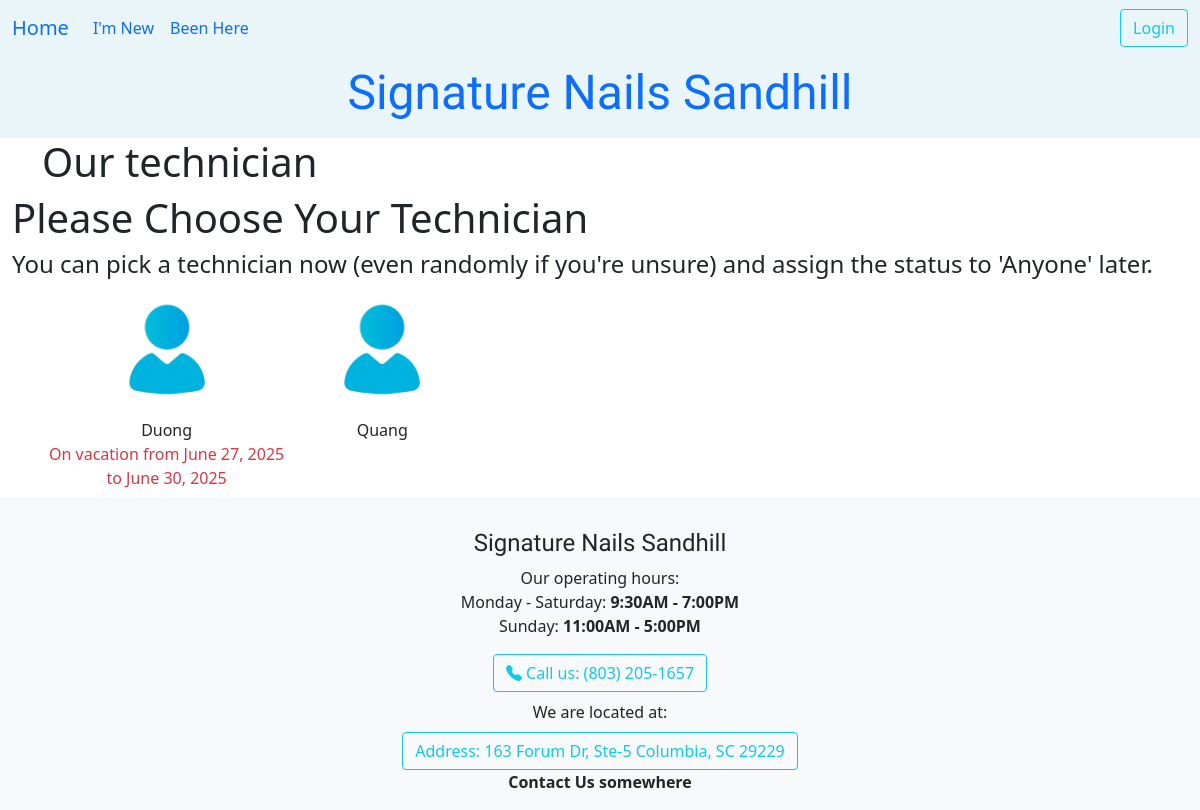
/dathen/first_step/, run on the app's committed database.
### ledger/models.py (models this page shows, shortened)
class Technician(models.Model):
    name = models.CharField(max_length=25)
    phone = PhoneNumberField()
    email = models.EmailField(max_length=40, null=True, blank=True)
    owner = models.ForeignKey(settings.AUTH_USER_MODEL, on_delete=models.DO_NOTHING)
    start_work_at = models.TimeField()
    end_work = models.TimeField()
    isWork = models.BooleanField(default=False)
    picture = models.ImageField(upload_to='tech_pictures/', null=True, editable=True)
    services = models.ManyToManyField("Service", blank=True, related_name="tech")
    time_come_in = models.DateTimeField(null=True)
    work_days = models.CharField(max_length=7, default="1111110", help_text="MTWTFSS: 1 for work, 0 for off")
    vacation_start = models.DateField(null=True, blank=True, help_text="Start vacation")
    vacation_end = models.DateField(null=True, blank=True, help_text="End vacation, back work!")
    date_go_work = models.DateField(null=True, blank=True)
    history = HistoricalRecords()
    hire_date = models.DateField(auto_now_add=True, help_text="Date when the technician was hired")
    experience = models.PositiveIntegerField(default=0, help_text="Years of experience in the field")
    bio = models.TextField(max_length=500, null=True, blank=True, help_text="Short bio about the technician")
    view_count = models.IntegerField(default=0)
    def still_vacation(self):
        if self.vacation_end:
            return self.vacation_end > timezone.now().date()
        return False
    class Meta:
        unique_together = ('name','phone',)
        ordering = ['name']
    def get_absolute_url(self):
        return reverse("datHen:technician_detail", kwargs={"pk": self.pk})

### datHen/views.py (the view)
# urls.py: path('first_step/', views.FirstStep.as_view(), name='first_step' ),
class FirstStep(View):
    template = 'datHen/first_step.html'
    def get(self,request):
        tech = Technician.objects.exclude(name="anyOne")
        cont = {'allTech': tech}
        return render(request, self.template, cont)

### datHen/templates/datHen/first_step.html (shortened to what this page needs)
{% extends 'base.html' %}
{% load crispy_forms_tags %}
{% load static %}
{% block heading %}
    <h1 class='title'>Our technician</h1>
{% endblock heading %}
{% block content %}
<h1>Please Choose Your Technician</h1>
<h4>You can pick a technician now (even randomly if you're unsure) and assign the status to 'Anyone' later.</h4>
    <div class="container text-center">
        <div class="row row-cols-auto">
            {% for employee in allTech %}
          <div class="col">
            <a href="{{ employee.get_absolute_url }}" id="tech-item" class="text-decoration-none link-offset-2 link-underline link-underline-opacity-0">
                <img src="{% if employee.picture %} {{ employee.picture.url }} {% else %} {% static 'ledger/images/person.jpg' %} {% endif %}" class="card-img-top" alt="{{ employee.name }}"style="width: 120px; height: 120px; object-fit: cover; " id="tech-pic">
                <div id="tech-name">{{ employee.name | title }} </div>
                {% if employee.still_vacation %}
                    <div class="text-danger">On vacation from {{ employee.vacation_start }} <br>to {{ employee.vacation_end }}</div>
                {% endif %}
            </a>
            </div>
            {% endfor %}
        </div>
      </div>
{% endblock content %}
{% block footer %}
    <strong>Contact Us somewhere</strong>
{% endblock footer %}

### datHen/templates/datHen/first_step.html (style rules this page uses)
#tech-item { display: flex; flex-direction: column; align-items: center; text-decoration: none; color: inherit; padding: 7px; }
#tech-pic { width: 120px; height: 120px; object-fit: cover; border-radius: 20%; }
#tech-name { margin-top: 5px; font-size: 16px; }

### data on the page
Technician: name "Duong", vacation_start "June 27, 2025", vacation_end "June 30, 2025"
Technician: name "Quang"
